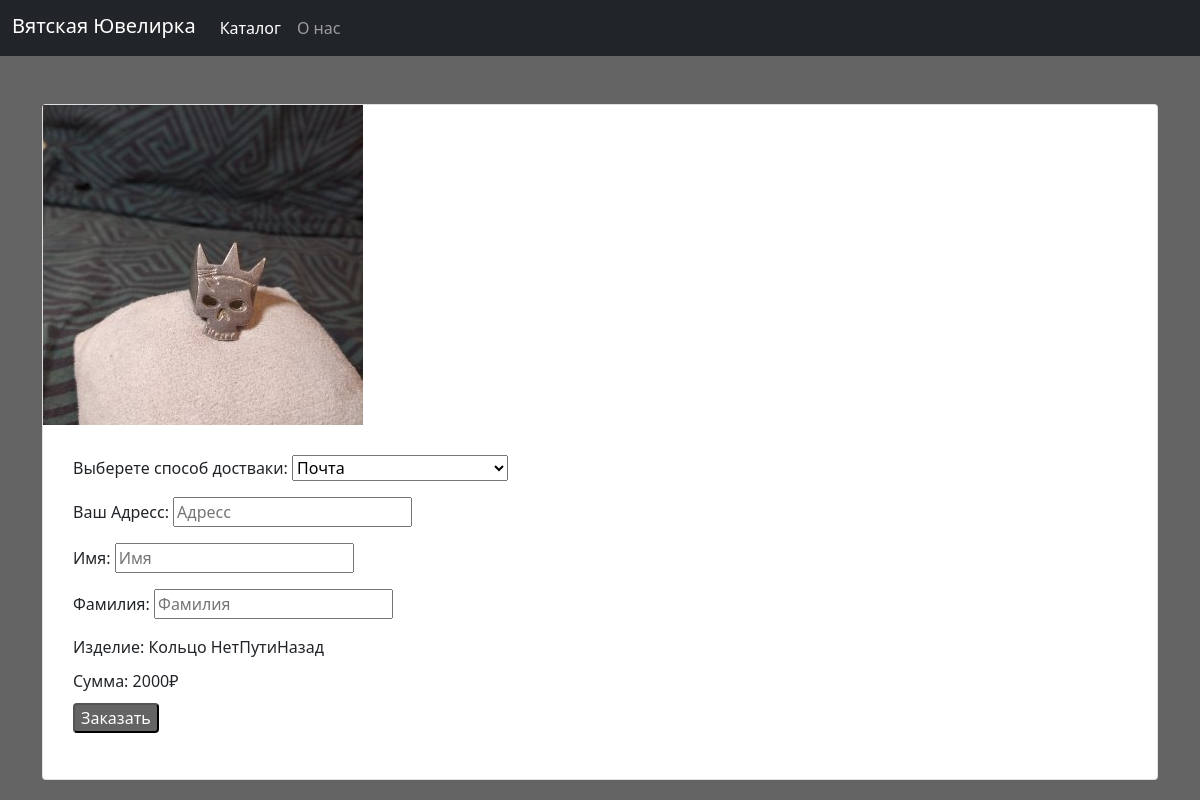
Page /order/2 on the committed database.
### main/models.py (models this page shows)
class Collection(models.Model):
    type = models.CharField(max_length=50)
    metal = models.CharField(blank=True, null=True,max_length=50)
    gems = models.CharField(blank=True, null=True,max_length=50)
    mass = models.TextField(blank=True, null=True)  # This field type is a guess.
    price = models.IntegerField(db_column='price ', blank=True, null=True)  # Field renamed to remove unsuitable characters. Field renamed because it ended with '_'.
    volume_product = models.IntegerField(blank=True, null=True)
    chapter = models.ForeignKey(ChapterTable, models.DO_NOTHING, db_column='chapter', blank=True, null=True)
    photo_kit = models.ForeignKey('Gallary', models.DO_NOTHING, db_column='photo_kit', blank=True, null=True)
    description = models.TextField(blank=True, null=True)  # This field type is a guess.
    class Meta:
        managed = False
        db_table = 'collection'

class GetImage(models.Model):
    title = models.CharField(max_length=100)
    img = models.ImageField(upload_to='main/img')
    class Meta:
        db_table = "gallary"

### main/views.py (the view)
# urls.py: path('order/<int:correct_id>',views.create,name = 'order'),
def create(request,correct_id):
    correct_product = Collection.objects.all()[correct_id - 1]
    """    error = ''
    if request.method == 'POST':
        form = OrderForm(request.POST)
        form1 = UserForm(request.POST)
        if form.is_valid() and form1.is_valid():
            form.save()
            form1.save()
            return redirect('catalog')
        else:
            error = "Неверно заполнена форма"
    orderfilds = OrderForm()
    Userfilds = UserForm()"""
    if request.method == "POST":
        form = OrderForm(request.POST)
        if form.is_valid():
            method_dlivery = form.cleaned_data.get('method_delivery')
            adress = form.cleaned_data.get('adress')
            name = form.cleaned_data.get('name')
            surname = form.cleaned_data.get('surname')
            if 'createb' in request.POST:
                print(adress)
                sqlite_connection = sqlite3.connect('mybd.sqlite3')
                cursor = sqlite_connection.cursor()
                sqlite_select_query = f"insert into [order](method_delivery,product,price_order,address,user_name,user_surname) " \
                                      f"values ({method_dlivery}, {correct_id},{str(correct_product.price)},'{str(adress)}','{str(name)}','{str(surname)}')"
                print(sqlite_select_query)
                cursor.execute(sqlite_select_query)
                sqlite_connection.commit()
                cursor.close()
            return redirect('/')
    else:
        form = OrderForm()
    return render(request, 'main/order.html',{'form':form,'product':correct_product})

### main/forms.py
class OrderForm(forms.Form):
    method_delivery = forms.ChoiceField(label="Выберете способ достваки",
                                             choices=((1, 'почта'), (2, 'транспортная компания'), (3, 'курьер')))
    method_delivery = forms.TypedChoiceField(label="Выберете способ достваки", choices=((1, 'Почта'), (2, 'Транспортная Компания'), (3, 'Курьер')))
    adress = forms.CharField(label='Ваш Адресс',widget=forms.TextInput(attrs={"placeholder": "Адресс"}))
    name = forms.CharField(label='Имя', widget=forms.TextInput(attrs={"placeholder": "Имя"}))
    surname = forms.CharField(label='Фамилия', widget=forms.TextInput(attrs={"placeholder": "Фамилия"}))

### main/templates/main/order.html (shortened to what this page needs)
<{% extends 'main/base.html' %}
{%load static%}
{% block content %}
<div class="card">
    <form method="post">
        <div class="tab-pane active" id="pic-1"><img src="..\static\main\img\{{ product.photo_kit.minor_3 }}" />
        <div style="margin: 30px">
            {{form.as_p}}
        Изделие: {{product.type}}<br>
            <div style="margin-top: 10px">
        Сумма: {{product.price}}₽<br>
                </div>
            <div style="margin-top: 10px">
        <button type="submit" style="border-radius: 4px;background-color: #646464;;color: white;" name="createb" >Заказать</button>
        </div>
{% endblock %}

### main/templates/main/base.html (style rules this page uses)
body { background-color: RGB(100,100,100); }

### rows in the picture
Collection: photo_kit.minor_3 (picture), type "Кольцо НетПутиНазад", price "2000"
